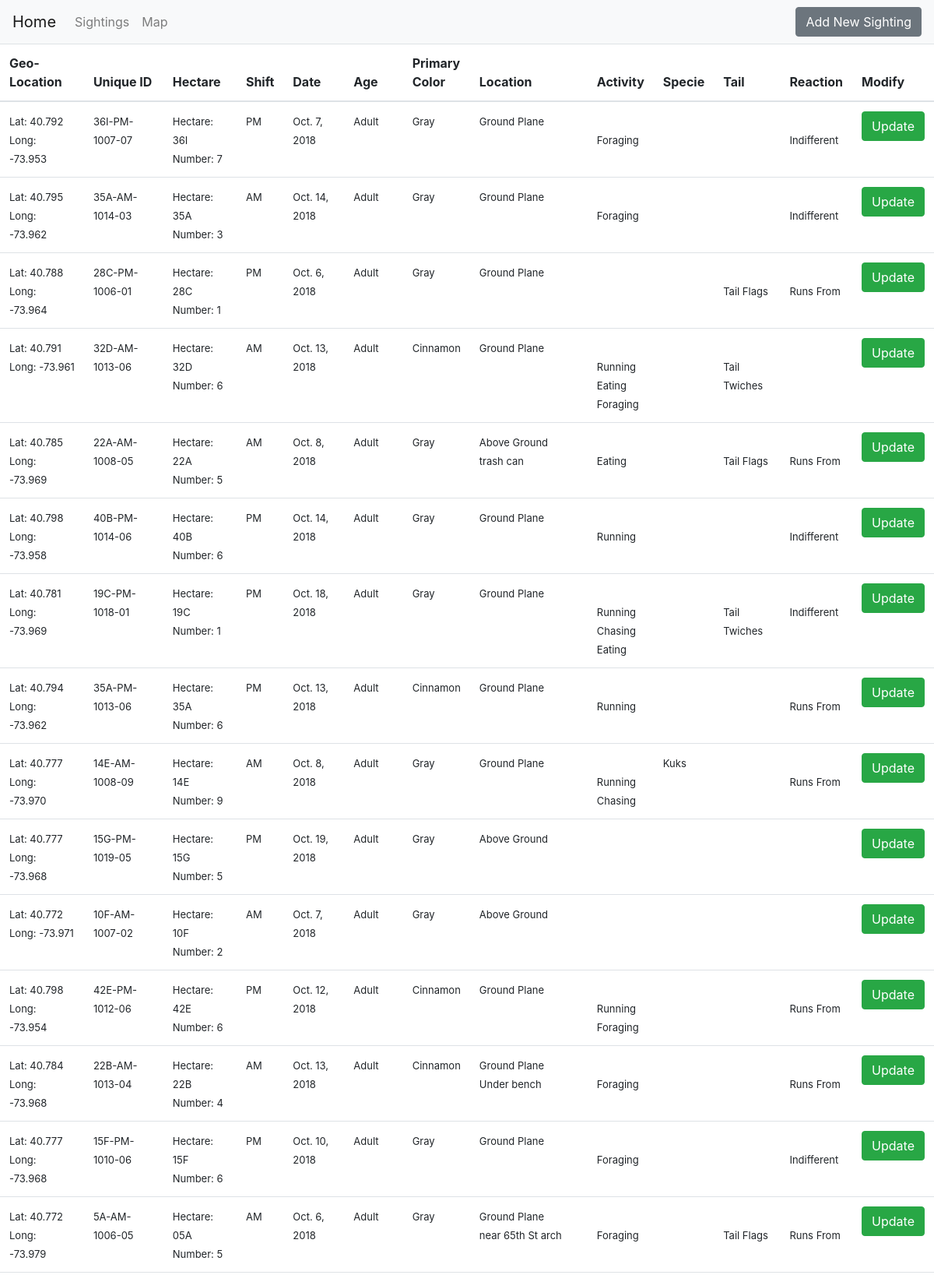
Page /sightings/?page=4 (upper part) on the committed database.
### sightings/models.py (models this page shows)
class new_sighting (models.Model):
    Latitude = models.DecimalField(max_digits=5, decimal_places=3)
    Longitude = models.DecimalField(max_digits=5, decimal_places=3)
    Unique_Squirrel_ID = models.CharField(max_length=50,unique=True)
    Hectare=models.CharField(max_length=3,blank=True,null=True)
    PM='PM'
    AM='AM'
    shift_choices=[(PM,'PM'),(AM,'AM')]
    Shift=models.CharField(max_length=2,choices=shift_choices)
    Date= models.DateField()
    Hectare_Squirrel_Number=models.IntegerField(blank=True,null=True)
    adult='Adult'
    juvenile='Juvenile'
    age_choices=[(adult,'Adult'),(juvenile,'Juvenile')]
    Age=models.CharField(max_length=20,choices=age_choices,blank=True,null=True)
    grey='Grey'
    cinnamon='Cinnamon'
    black='Black'
    color_choices=[(grey,'Grey'), (cinnamon,'Cinnamon'), (black,'Black')]
    Primary_Fur_Color=models.CharField(max_length=20,choices=color_choices,blank=True,null=True)
    Ground_Plane='Ground Plane'
    Above_Ground='Above_Ground'
    location_choices=[(Ground_Plane,'Ground Plane'),(Above_Ground,'Above_Ground')]
    Location=models.CharField(max_length=20,choices=location_choices,blank=True,null=True)
    Specific_Location= models.CharField(max_length=50,blank=True,null=True)
    Running = models.BooleanField()
    Chasing=models.BooleanField()
    Climbing=models.BooleanField()
    Eating=models.BooleanField()
    Foraging=models.BooleanField()
    Other_Activities=models.CharField(max_length=50,blank=True,null=True)
    Kuks=models.BooleanField()
    Quaas=models.BooleanField()
    Moans=models.BooleanField()
    Tail_flags=models.BooleanField()
    Tail_twitches=models.BooleanField()
    Approaches=models.BooleanField()
    Indifferent=models.BooleanField()
    Runs_from=models.BooleanField()

### sightings/views.py (the view)
# urls.py: path('sightings/', sightings_view, name='sightings'),
def sightings_view(request):
    squirrel_list = new_sighting.objects.all()
    paginator = Paginator(squirrel_list, 25) # Show 25 contacts per page
    page = request.GET.get('page')
    squirrels = paginator.get_page(page)
    return render(request, 'sightings.html', {'squirrels': squirrels})

### templates/sightings.html (shortened to what this page needs)
{% extends "base.html" %}
{% block content %}
<link href="https://unpkg.com/bootstrap-table@1.15.5/dist/bootstrap-table.min.css" rel="stylesheet">
<table class="table"
        data-toggle="table">
        <thead>
          <tr>
            <th scope="col">Geo-Location</th>
            <th scope="col">Unique ID</th>
            <th scope="col">Hectare</th>
            <th scope="col">Shift</th>
            <th scope="col">Date</th>
            <th scope="col">Age</th>
            <th scope="col">Primary<br>Color</th>
            <th scope="col">Location</th>
            <th scope="col">Activity</th>
            <th scope="col">Specie</th>
            <th scope="col">Tail</th>
            <th scope="col">Reaction</th>
            <th scope="col">Modify</th>
         </tr>
        </thead>
        <tbody>
        {% for squirrel in squirrels %}
        <tr>
            <td><font size=2>Lat: {{squirrel.Latitude}}<br>Long: {{squirrel.Longitude}}</font></td>
            <td><font size=2>{{squirrel.Unique_Squirrel_ID}}</font></td>
            <td><font size=2>
                    Hectare: {{squirrel.Hectare}} <br>
                    Number: {{squirrel.Hectare_Squirrel_Number}}
            </font></td>
            <td><font size=2>{{squirrel.Shift}}</font></td>
            <td><font size=2>{{squirrel.Date}}</font></td>
            <td><font size=2>{{squirrel.Age}}</font></td>
            <td style= "width: fit-content;"><font size=2>{{squirrel.Primary_Fur_Color}}</font></td>
            <td><font size=2>
                    {{squirrel.Location}} <br>
                    {{squirrel.Specific_Location}}
            </font></td>
            <td><font size=2>
                {% if squirrel.Running %}
                        <br>Running
                {%endif%}
                {% if squirrel.Chasing %}
                        <br>Chasing
                {%endif%}
                {% if squirrel.Eating %}
                        <br>Eating
                {%endif%}
                {% if squirrel.Foraging %}
                        <br>Foraging
                {%endif%}
            </font>
            </td>
            <td><font size=2>
                    {% if squirrel.Kuks %}
                        Kuks
                    {%endif%}
            </font>
            </td>
            <td><font size=2>
                {% if squirrel.Tail_flags %}
                        <br>Tail Flags
                {%endif%}
                {% if squirrel.Tail_twitches %}
                        <br>Tail Twiches
                {%endif%}
            </font>
            </td>
            <td><font size=2>
                {% if squirrel.Indifferent%}
                        <br>Indifferent
                {%endif%}
                {% if squirrel.Runs_from%}
                        <br>Runs From
                {%endif%}
            </font>
            </td>
            <td>
                <a class="btn btn-success" href="{{squirrel.Unique_Squirrel_ID}}/" role="button">Update</a>
            </td>
        </tr>
        {% endfor %}
</table>
{% endblock content %}

### rows in the picture
new_sighting: Latitude "40.792", Longitude "-73.953", Unique_Squirrel_ID "36I-PM-1007-07", Hectare "36I", Hectare_Squirrel_Number "7", Shift "PM", Date "Oct. 7, 2018", Age "Adult", Primary_Fur_Color "Gray", Location "Ground Plane", Foraging "Foraging", Indifferent "Indifferent"
new_sighting: Latitude "40.795", Longitude "-73.962", Unique_Squirrel_ID "35A-AM-1014-03", Hectare "35A", Hectare_Squirrel_Number "3", Shift "AM", Date "Oct. 14, 2018", Age "Adult", Primary_Fur_Color "Gray", Location "Ground Plane", Foraging "Foraging", Indifferent "Indifferent"
new_sighting: Latitude "40.788", Longitude "-73.964", Unique_Squirrel_ID "28C-PM-1006-01", Hectare "28C", Hectare_Squirrel_Number "1", Shift "PM", Date "Oct. 6, 2018", Age "Adult", Primary_Fur_Color "Gray", Location "Ground Plane", Tail_flags "Tail Flags", Runs_from "Runs From"
new_sighting: Latitude "40.791", Longitude "-73.961", Unique_Squirrel_ID "32D-AM-1013-06", Hectare "32D", Hectare_Squirrel_Number "6", Shift "AM", Date "Oct. 13, 2018", Age "Adult", Primary_Fur_Color "Cinnamon", Location "Ground Plane", Running "Running", Eating "Eating", Foraging "Foraging", Tail_twitches "Tail Twiches"
new_sighting: Latitude "40.785", Longitude "-73.969", Unique_Squirrel_ID "22A-AM-1008-05", Hectare "22A", Hectare_Squirrel_Number "5", Shift "AM", Date "Oct. 8, 2018", Age "Adult", Primary_Fur_Color "Gray", Location "Above Ground", Specific_Location "trash can", Eating "Eating", Tail_flags "Tail Flags", Runs_from "Runs From"
new_sighting: Latitude "40.798", Longitude "-73.958", Unique_Squirrel_ID "40B-PM-1014-06", Hectare "40B", Hectare_Squirrel_Number "6", Shift "PM", Date "Oct. 14, 2018", Age "Adult", Primary_Fur_Color "Gray", Location "Ground Plane", Running "Running", Indifferent "Indifferent"
new_sighting: Latitude "40.781", Longitude "-73.969", Unique_Squirrel_ID "19C-PM-1018-01", Hectare "19C", Hectare_Squirrel_Number "1", Shift "PM", Date "Oct. 18, 2018", Age "Adult", Primary_Fur_Color "Gray", Location "Ground Plane", Running "Running", Chasing "Chasing", Eating "Eating", Tail_twitches "Tail Twiches", Indifferent "Indifferent"
new_sighting: Latitude "40.794", Longitude "-73.962", Unique_Squirrel_ID "35A-PM-1013-06", Hectare "35A", Hectare_Squirrel_Number "6", Shift "PM", Date "Oct. 13, 2018", Age "Adult", Primary_Fur_Color "Cinnamon", Location "Ground Plane", Running "Running", Runs_from "Runs From"
new_sighting: Latitude "40.777", Longitude "-73.970", Unique_Squirrel_ID "14E-AM-1008-09", Hectare "14E", Hectare_Squirrel_Number "9", Shift "AM", Date "Oct. 8, 2018", Age "Adult", Primary_Fur_Color "Gray", Location "Ground Plane", Running "Running", Chasing "Chasing", Kuks "Kuks", Runs_from "Runs From"
new_sighting: Latitude "40.777", Longitude "-73.968", Unique_Squirrel_ID "15G-PM-1019-05", Hectare "15G", Hectare_Squirrel_Number "5", Shift "PM", Date "Oct. 19, 2018", Age "Adult", Primary_Fur_Color "Gray", Location "Above Ground"
new_sighting: Latitude "40.772", Longitude "-73.971", Unique_Squirrel_ID "10F-AM-1007-02", Hectare "10F", Hectare_Squirrel_Number "2", Shift "AM", Date "Oct. 7, 2018", Age "Adult", Primary_Fur_Color "Gray", Location "Above Ground"
new_sighting: Latitude "40.798", Longitude "-73.954", Unique_Squirrel_ID "42E-PM-1012-06", Hectare "42E", Hectare_Squirrel_Number "6", Shift "PM", Date "Oct. 12, 2018", Age "Adult", Primary_Fur_Color "Cinnamon", Location "Ground Plane", Running "Running", Foraging "Foraging", Runs_from "Runs From"
new_sighting: Latitude "40.784", Longitude "-73.968", Unique_Squirrel_ID "22B-AM-1013-04", Hectare "22B", Hectare_Squirrel_Number "4", Shift "AM", Date "Oct. 13, 2018", Age "Adult", Primary_Fur_Color "Cinnamon", Location "Ground Plane", Specific_Location "Under bench", Foraging "Foraging", Runs_from "Runs From"
new_sighting: Latitude "40.777", Longitude "-73.968", Unique_Squirrel_ID "15F-PM-1010-06", Hectare "15F", Hectare_Squirrel_Number "6", Shift "PM", Date "Oct. 10, 2018", Age "Adult", Primary_Fur_Color "Gray", Location "Ground Plane", Foraging "Foraging", Indifferent "Indifferent"
new_sighting: Latitude "40.772", Longitude "-73.979", Unique_Squirrel_ID "5A-AM-1006-05", Hectare "05A", Hectare_Squirrel_Number "5", Shift "AM", Date "Oct. 6, 2018", Age "Adult", Primary_Fur_Color "Gray", Location "Ground Plane", Specific_Location "near 65th St arch", Foraging "Foraging", Tail_flags "Tail Flags", Runs_from "Runs From"
